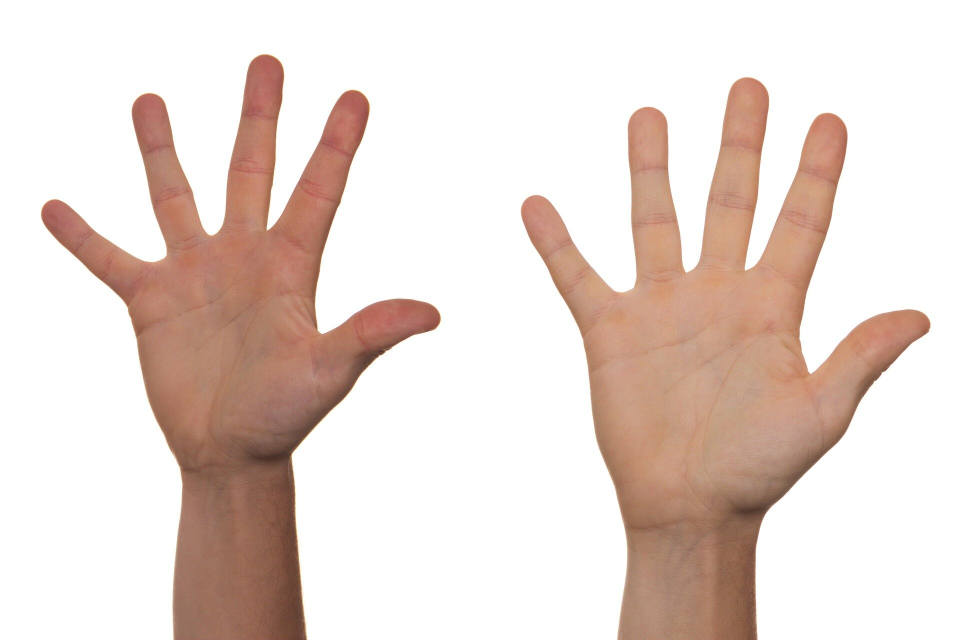
#> input picture Resources/hand.jpg, 1920 x 1280 px (shown at 1/2 size)
$ python detectHand.py
#> lines starting #> are read from the running program, lines starting #| are printed output that depends on the picture; after the words box and inside, x2 and y2 are one past the last pixel; in counts of white or black regions, pixels touching at a corner belong together
import cv2
import matplotlib.pyplot as plt
import numpy as np
# PROJECT: Detect Contour

#Stack image function
def stackImages(scale,imgArray):
    rows = len(imgArray)
    cols = len(imgArray[0])
    rowsAvailable = isinstance(imgArray[0], list)
    width = imgArray[0][0].shape[1]
    height = imgArray[0][0].shape[0]
    if rowsAvailable:
        for x in range ( 0, rows):
            for y in range(0, cols):
                if imgArray[x][y].shape[:2] == imgArray[0][0].shape [:2]:
                    imgArray[x][y] = cv2.resize(imgArray[x][y], (0, 0), None, scale, scale)
                else:
                    imgArray[x][y] = cv2.resize(imgArray[x][y], (imgArray[0][0].shape[1], imgArray[0][0].shape[0]), None, scale, scale)
                if len(imgArray[x][y].shape) == 2: imgArray[x][y]= cv2.cvtColor( imgArray[x][y], cv2.COLOR_GRAY2BGR)
        imageBlank = np.zeros((height, width, 3), np.uint8)
        hor = [imageBlank]*rows
        hor_con = [imageBlank]*rows
        for x in range(0, rows):
            hor[x] = np.hstack(imgArray[x])
        ver = np.vstack(hor)
    else:
        for x in range(0, rows):
            if imgArray[x].shape[:2] == imgArray[0].shape[:2]:
                imgArray[x] = cv2.resize(imgArray[x], (0, 0), None, scale, scale)
            else:
                imgArray[x] = cv2.resize(imgArray[x], (imgArray[0].shape[1], imgArray[0].shape[0]), None,scale, scale)
            if len(imgArray[x].shape) == 2: imgArray[x] = cv2.cvtColor(imgArray[x], cv2.COLOR_GRAY2BGR)
        hor= np.hstack(imgArray)
        ver = hor
    return ver


# read the image
img = cv2.imread("Resources/hand.jpg")
#> img is the input picture: shape (1280, 1920, 3); mean B, G, R 208.5, 215.5, 230.9
img=cv2.resize(img,(640,480))
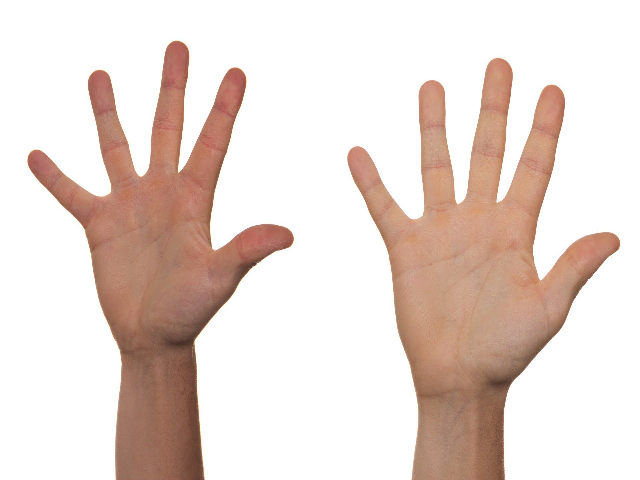
#> img: shape (480, 640, 3); mean B, G, R 208.5, 215.5, 230.9


# convert to RGB
#img = cv2.cvtColor(img, cv2.COLOR_BGR2RGB)

# convert to grayscale
imgGray = cv2.cvtColor(img, cv2.COLOR_BGR2GRAY)
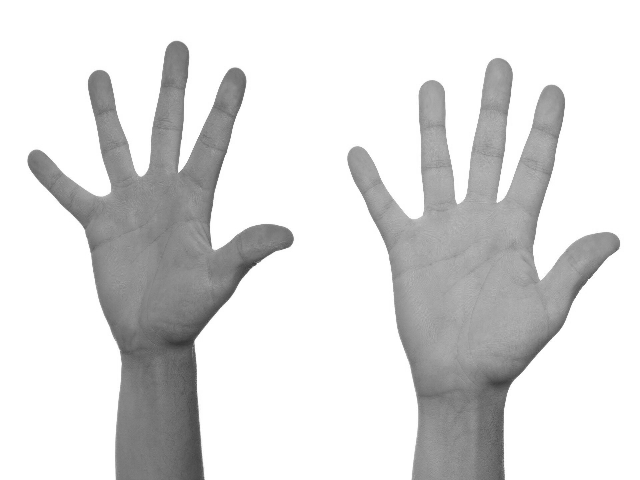
#> imgGray: shape (480, 640); min 53, max 255, mean 219.3

# create a binary thresholded image
# _ (underscore) variable in Python mean a throwaway variable
_, imgBinary = cv2.threshold(imgGray, 225, 255, cv2.THRESH_BINARY_INV)
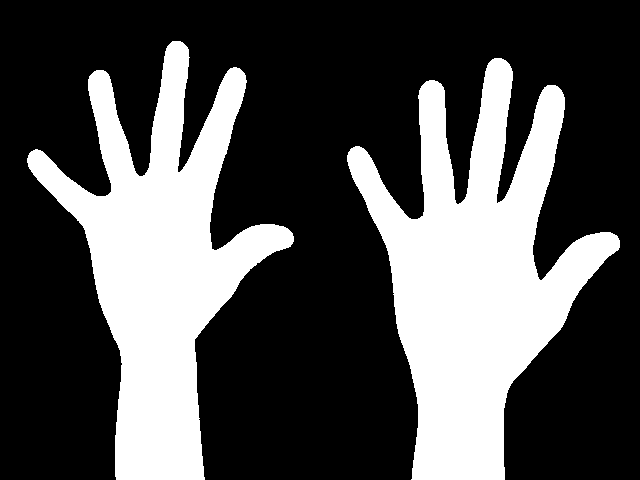
#> imgBinary: shape (480, 640); 31.4% white; 2 white regions
                    #The second argument is the threshold value which is used to classify the pixel values.
                    # The third argument is the maximum value which is assigned to pixel values exceeding the threshold
                    # So we can play with the second value to get the best of the output

                    #threshold for fissure is 140
                    #threshold for crack3 is 220

# show it
imgStack1=stackImages(1,([img,imgBinary]))
#> in stackImages, `rows = len(imgArray)`: rows = 2
#> in stackImages, `cols = len(imgArray[0])`: cols = 480
#> in stackImages, `rowsAvailable = isinstance(imgArray[0], list)`: rowsAvailable = False
#> after the loop in stackImages, `for x in range(0, rows):`: imgArray = 2 items
#> in stackImages, `hor= np.hstack(imgArray)`:
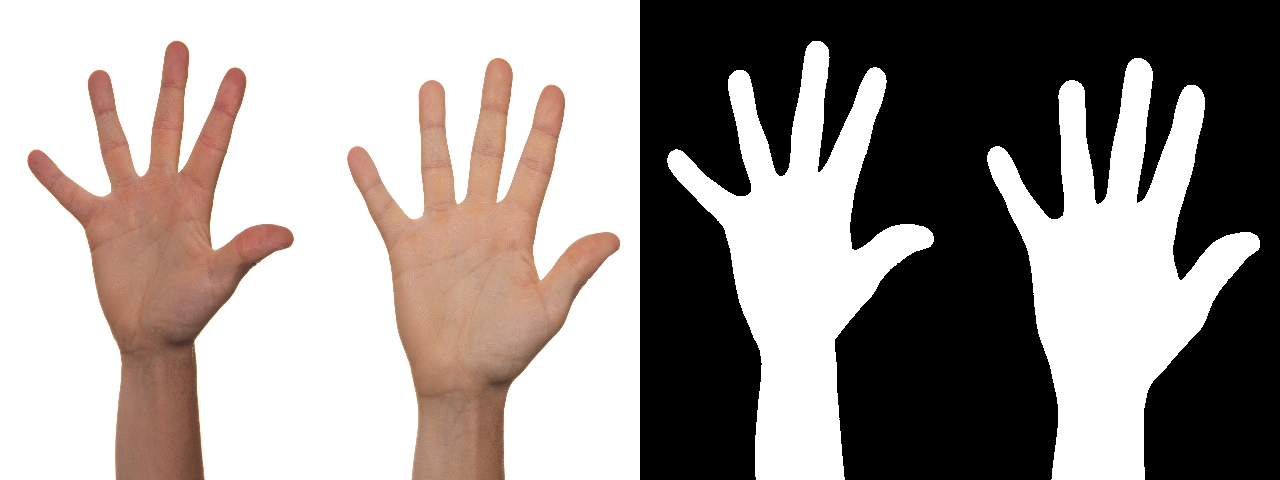
#> hor: shape (480, 1280, 3); mean of channels 0, 1, 2 144.3, 147.8, 155.5; drawn as B, G, R
#cv2.imshow("Image Stack 1",imgStack1)

plt.imshow(imgBinary, cmap="gray")
plt.show()


# find the contours from the thresholded image
contours, hierarchy = cv2.findContours(imgBinary, cv2.RETR_TREE, cv2.CHAIN_APPROX_SIMPLE)
#> contours = 2 contours; box (x1, y1, x2, y2) and area: (347, 58, 620, 480) 50340, (27, 41, 294, 480) 44409

imgBlack=np.ones((480,640,3),np.uint8)
#imgBlack[:]=255
imgBlack.fill(255)
imgWhite=imgBlack


# draw all contours
imgContour = cv2.drawContours(imgWhite, contours, -1, (0, 255, 0), 2)
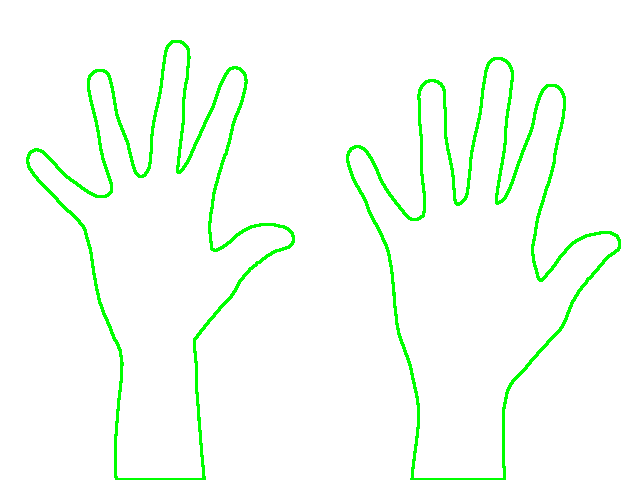
#> imgContour: shape (480, 640, 3); mean of channels 0, 1, 2 245, 255, 245; drawn as B, G, R
# plt.imshow(img)
# plt.show()
imgStack=stackImages(1,([img,imgContour]))
#> call 2 of stackImages, with scale = 1
#> in stackImages (call 2), `hor= np.hstack(imgArray)`:
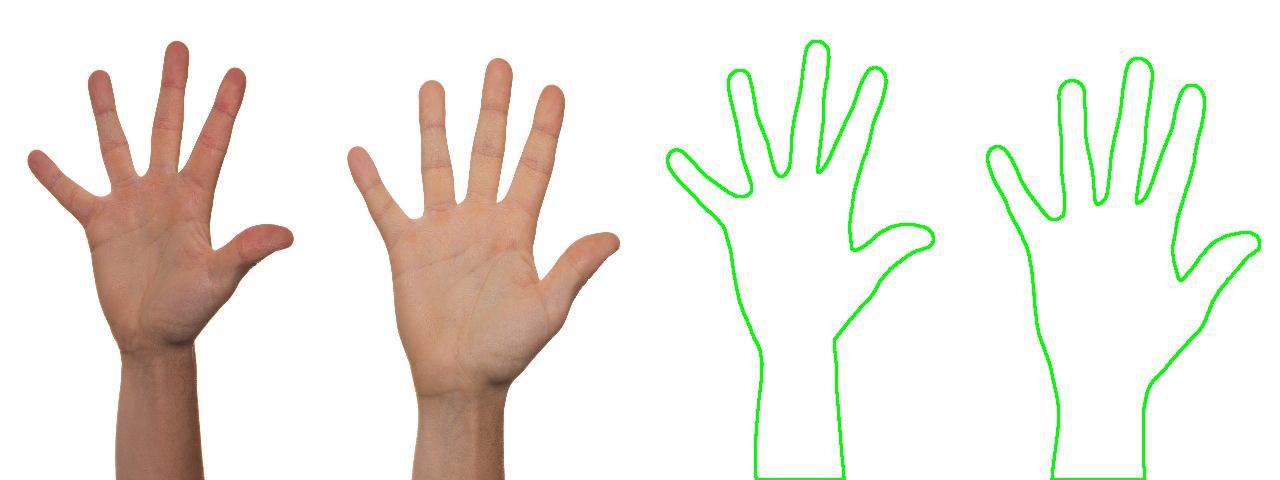
#> hor: shape (480, 1280, 3); mean of channels 0, 1, 2 226.8, 235.3, 238; drawn as B, G, R
cv2.imshow("Image Stack",imgStack)

cv2.waitKey(0)

$ run again, with Resources/crack3.jpg copied over Resources/hand.jpg
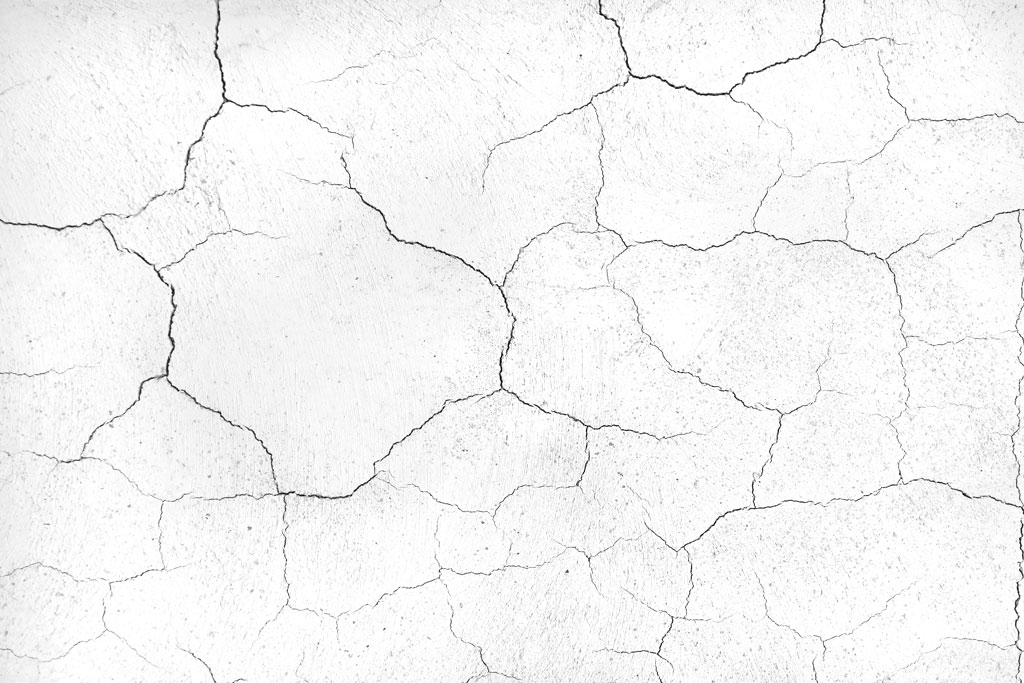
#> input picture Resources/crack3.jpg, 1024 x 683 px
#> img is the input picture: shape (683, 1024, 3); min 0, max 255, mean 244.3
#> img: shape (480, 640, 3)
#> `_, imgBinary = cv2.threshold(imgGray, 225, 255, cv2.THRESH_BINARY_INV)`:
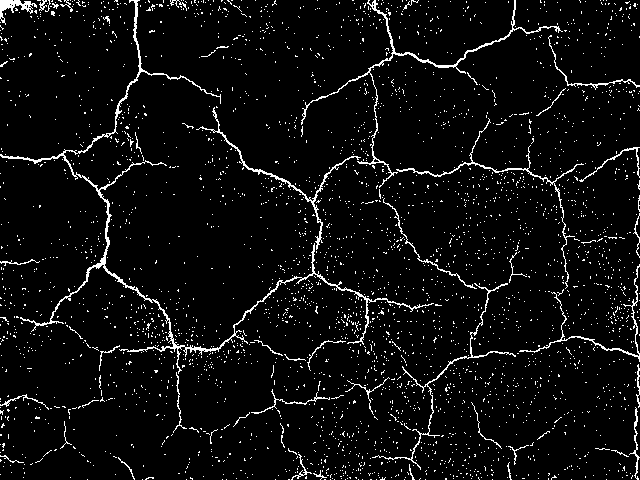
#> imgBinary: shape (480, 640); 5.1% white in thin lines or dots
#> rows = 2
#> cols = 480
#> rowsAvailable = False
#> after the loop in stackImages, `for x in range(0, rows):`: imgArray = 2 items
#> contours = 3265 contours, 3245 with area under 20; largest, box (x1, y1, x2, y2) and area: (0, 0, 434, 374) 1538, (301, 0, 563, 188) 590, (196, 107, 361, 250) 356, (396, 118, 584, 289) 253, (0, 0, 37, 25) 250
#> in stackImages (call 2), `hor= np.hstack(imgArray)`:
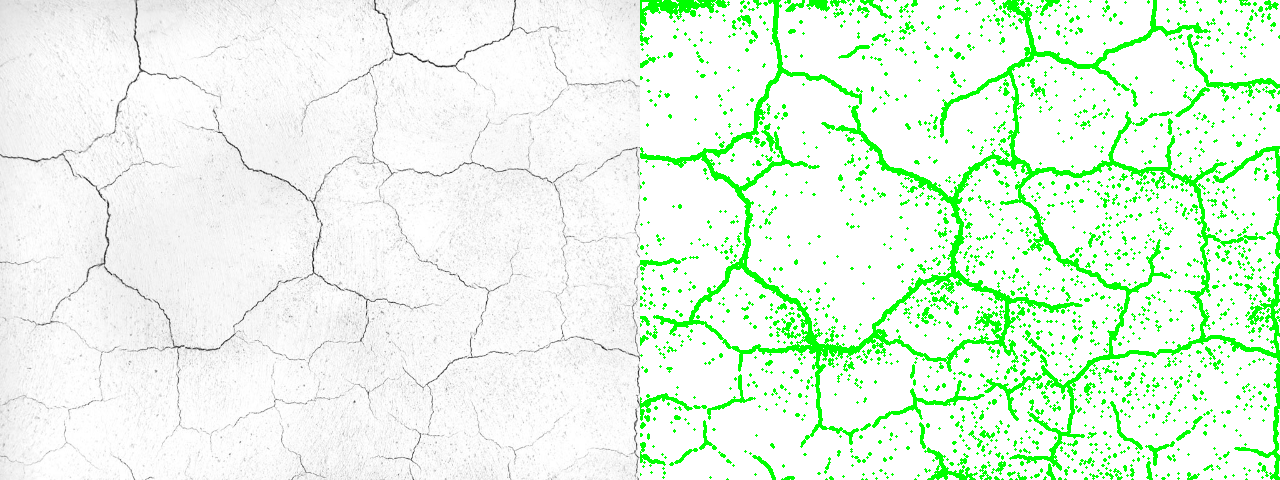
#> hor: shape (480, 1280, 3); mean of channels 0, 1, 2 229.6, 249.6, 229.6; drawn as B, G, R
